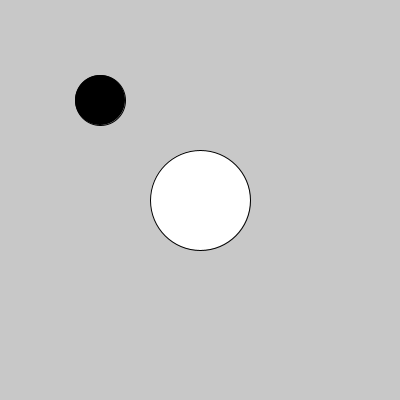
Frame 1 (no input)
Frame 60 (the mouse pressed at the canvas centre just before this capture): identical to frame 1, image omitted
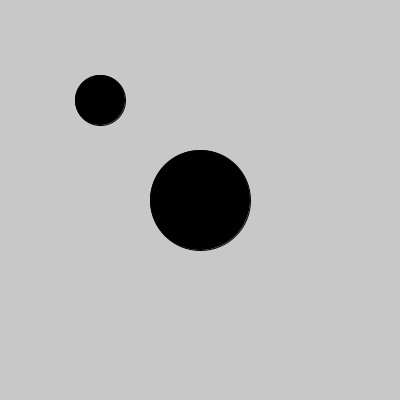
Frame 120 (the mouse held since frame 60 and released just before this capture)

The Processing sketch that drew these frames (run headless with seeded random() and noise(); from frame 60 on, the mouse is pressed at the canvas centre):

// Processing sketch: processing_73573
// ── processing_73573.pde

int x = 200;
int y = 200;
int radio = 100;
int xx = 100;
int yy = 100;
int radios = 50;

void setup() {
  size (400, 400);
 }

void draw() {
  background(200);
  float d = dist(mouseX, mouseY, x, y);
  if(d < radio/2) {
   
    fill(0);
  } else {
    fill(255);
  }
  ellipse(x, y, radio, radio);
  
    float dd = dist(mouseX, mouseY, xx, yy);
  if(dd < radios/2) {
   
    fill(255);
  } else {
    fill(0);
  }
  ellipse(xx, yy, radios, radios);
}
